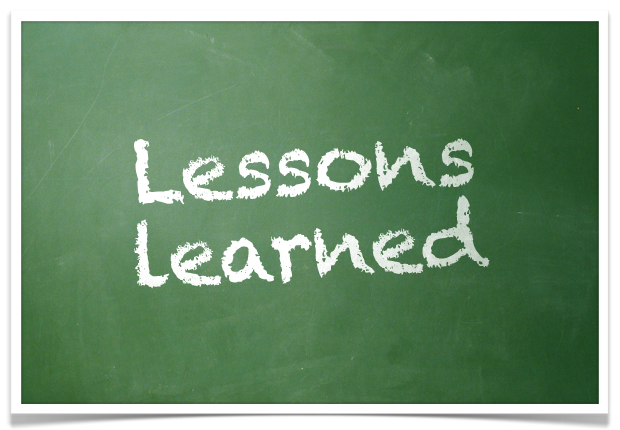
#> input picture 12.jpg, 620 x 430 px
$ python imageTset02.py
#> lines starting #> are read from the running program, lines starting #| are printed output that depends on the picture
"""
imageTset02 -

Author: 12551
Date: 2022/7/17
"""
import cv2

image_Color = cv2.imread("12.jpg")
#> image_Color is the input picture: shape (430, 620, 3); mean B, G, R 115.6, 147.2, 114.6
print("获取彩色图像的属性")
print("shape", image_Color.shape)
#| shape (430, 620, 3)
print(image_Color.size)
#| 799800
print(image_Color.dtype)
#| uint8
print("================")
image_Gray = cv2.imread("12.jpg", 0)
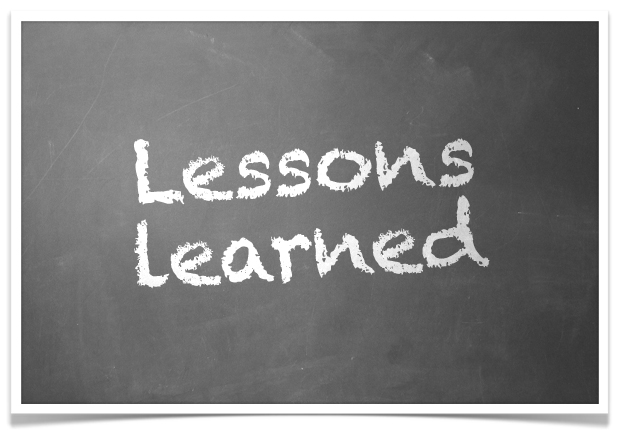
#> image_Gray: shape (430, 620); min 45, max 255, mean 133.8
print("shape", image_Gray.shape)
#| shape (430, 620)
print(image_Gray.size)
#| 266600
print(image_Gray.dtype)
#| uint8
